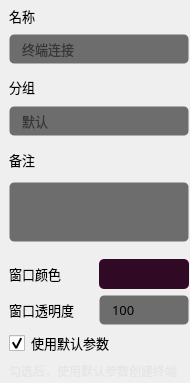
          <widget class="QWidget" name="widget_body_left" native="true">
           <property name="minimumSize">
            <size>
             <width>190</width>
             <height>0</height>
            </size>
           </property>
           <property name="maximumSize">
            <size>
             <width>190</width>
             <height>16777215</height>
            </size>
           </property>
           <layout class="QVBoxLayout" name="verticalLayout_3">
            <property name="spacing">
             <number>0</number>
            </property>
            <property name="leftMargin">
             <number>9</number>
            </property>
            <property name="topMargin">
             <number>3</number>
            </property>
            <property name="rightMargin">
             <number>1</number>
            </property>
            <property name="bottomMargin">
             <number>0</number>
            </property>
            <item>
             <widget class="QWidget" name="widget_name" native="true">
              <property name="minimumSize">
               <size>
                <width>180</width>
                <height>70</height>
               </size>
              </property>
              <property name="maximumSize">
               <size>
                <width>180</width>
                <height>70</height>
               </size>
              </property>
              <property name="styleSheet">
               <string notr="true"/>
              </property>
              <layout class="QVBoxLayout" name="verticalLayout">
               <property name="spacing">
                <number>5</number>
               </property>
               <property name="leftMargin">
                <number>0</number>
               </property>
               <property name="topMargin">
                <number>0</number>
               </property>
               <property name="rightMargin">
                <number>0</number>
               </property>
               <property name="bottomMargin">
                <number>4</number>
               </property>
               <item>
                <widget class="QLabel" name="widget_name_label_name">
                 <property name="minimumSize">
                  <size>
                   <width>0</width>
                   <height>20</height>
                  </size>
                 </property>
                 <property name="maximumSize">
                  <size>
                   <width>16777215</width>
                   <height>20</height>
                  </size>
                 </property>
                 <property name="font">
                  <font>
                   <family>OPPOSans B</family>
                   <pointsize>10</pointsize>
                  </font>
                 </property>
                 <property name="text">
                  <string>名称</string>
                 </property>
                </widget>
               </item>
               <item>
                <widget class="QLineEdit" name="widget_name_lineEdit_name_data">
                 <property name="minimumSize">
                  <size>
                   <width>0</width>
                   <height>30</height>
                  </size>
                 </property>
                 <property name="maximumSize">
                  <size>
                   <width>16777215</width>
                   <height>30</height>
                  </size>
                 </property>
                 <property name="font">
                  <font>
                   <family>OPPOSans B</family>
                   <pointsize>10</pointsize>
                  </font>
                 </property>
                 <property name="styleSheet">
                  <string notr="true">background-color: rgb(25, 25, 25, 155);
border: 1px solid rgba(255, 255, 255, 0);
border-radius: 5px;
padding-left:10px;
padding-right:10px;</string>
                 </property>
                 <property name="text">
                  <string/>
                 </property>
                 <property name="cursorPosition">
                  <number>0</number>
                 </property>
                 <property name="placeholderText">
                  <string>终端连接</string>
                 </property>
                </widget>
               </item>
              </layout>
             </widget>
            </item>
            <item>
             <widget class="QWidget" name="widget_group" native="true">
              <property name="minimumSize">
               <size>
                <width>180</width>
                <height>70</height>
               </size>
              </property>
              <property name="maximumSize">
               <size>
                <width>180</width>
                <height>70</height>
               </size>
              </property>
              <property name="styleSheet">
               <string notr="true"/>
              </property>
              <layout class="QVBoxLayout" name="verticalLayout_2">
               <property name="spacing">
                <number>5</number>
               </property>
               <property name="leftMargin">
                <number>0</number>
               </property>
               <property name="topMargin">
                <number>0</number>
               </property>
               <property name="rightMargin">
                <number>0</number>
               </property>
               <property name="bottomMargin">
                <number>1</number>
               </property>
               <item>
                <widget class="QLabel" name="widget_group_label_group">
                 <property name="minimumSize">
                  <size>
                   <width>0</width>
                   <height>20</height>
                  </size>
                 </property>
                 <property name="maximumSize">
                  <size>
                   <width>16777215</width>
                   <height>20</height>
                  </size>
                 </property>
                 <property name="font">
                  <font>
                   <family>OPPOSans B</family>
                   <pointsize>10</pointsize>
                  </font>
                 </property>
                 <property name="text">
                  <string>分组</string>
                 </property>
                </widget>
               </item>
               <item>
                <widget class="QLineEdit" name="widget_group_lineEdit_group_data">
                 <property name="minimumSize">
                  <size>
                   <width>0</width>
                   <height>30</height>
                  </size>
                 </property>
                 <property name="maximumSize">
                  <size>
                   <width>16777215</width>
                   <height>30</height>
                  </size>
                 </property>
                 <property name="font">
                  <font>
                   <family>OPPOSans B</family>
                   <pointsize>10</pointsize>
                  </font>
                 </property>
                 <property name="styleSheet">
                  <string notr="true">background-color: rgb(25, 25, 25, 155);
border: 1px solid rgba(255, 255, 255, 0);
border-radius: 5px;
padding-left:10px;
padding-right:10px;</string>
                 </property>
                 <property name="text">
                  <string/>
                 </property>
                 <property name="placeholderText">
                  <string>默认</string>
                 </property>
                </widget>
               </item>
              </layout>
             </widget>
            </item>
            <item>
             <widget class="QWidget" name="widget_remark" native="true">
              <property name="minimumSize">
               <size>
                <width>180</width>
                <height>110</height>
               </size>
              </property>
              <property name="maximumSize">
               <size>
                <width>180</width>
                <height>110</height>
               </size>
              </property>
              <property name="styleSheet">
               <string notr="true"/>
              </property>
              <layout class="QVBoxLayout" name="verticalLayout_5">
               <property name="spacing">
                <number>5</number>
               </property>
               <property name="leftMargin">
                <number>0</number>
               </property>
               <property name="topMargin">
                <number>0</number>
               </property>
               <property name="rightMargin">
                <number>0</number>
               </property>
               <property name="bottomMargin">
                <number>4</number>
               </property>
               <item>
                <widget class="QLabel" name="widget_remark_label_remark">
                 <property name="minimumSize">
                  <size>
                   <width>0</width>
                   <height>20</height>
                  </size>
                 </property>
                 <property name="maximumSize">
                  <size>
                   <width>16777215</width>
                   <height>20</height>
                  </size>
                 </property>
                 <property name="font">
                  <font>
                   <family>OPPOSans B</family>
                   <pointsize>10</pointsize>
                  </font>
                 </property>
                 <property name="text">
                  <string>备注</string>
                 </property>
                </widget>
               </item>
               <item>
                <widget class="QLineEdit" name="widget_remark_lineEdit_remark_data">
                 <property name="minimumSize">
                  <size>
                   <width>0</width>
                   <height>60</height>
                  </size>
                 </property>
                 <property name="maximumSize">
                  <size>
                   <width>16777215</width>
                   <height>60</height>
                  </size>
                 </property>
                 <property name="font">
                  <font>
                   <family>OPPOSans B</family>
                   <pointsize>10</pointsize>
                  </font>
                 </property>
                 <property name="styleSheet">
                  <string notr="true">background-color: rgb(25, 25, 25, 155);
border: 1px solid rgba(255, 255, 255, 0);
border-radius: 5px;
padding:10px;</string>
                 </property>
                 <property name="text">
                  <string/>
                 </property>
                 <property name="alignment">
                  <set>Qt::AlignLeading|Qt::AlignLeft|Qt::AlignTop</set>
                 </property>
                 <property name="placeholderText">
                  <string/>
                 </property>
                </widget>
               </item>
              </layout>
             </widget>
            </item>
            <item>
             <widget class="QWidget" name="widget" native="true">
              <property name="minimumSize">
               <size>
                <width>0</width>
                <height>80</height>
               </size>
              </property>
              <property name="maximumSize">
               <size>
                <width>16777215</width>
                <height>80</height>
               </size>
              </property>
              <layout class="QVBoxLayout" name="verticalLayout_7">
               <property name="spacing">
                <number>0</number>
               </property>
               <property name="leftMargin">
                <number>0</number>
               </property>
               <property name="topMargin">
                <number>0</number>
               </property>
               <property name="rightMargin">
                <number>0</number>
               </property>
               <property name="bottomMargin">
                <number>0</number>
               </property>
               <item>
                <widget class="QWidget" name="widget_color" native="true">
                 <property name="minimumSize">
                  <size>
                   <width>200</width>
                   <height>30</height>
                  </size>
                 </property>
                 <property name="maximumSize">
                  <size>
                   <width>200</width>
                   <height>30</height>
                  </size>
                 </property>
                 <layout class="QHBoxLayout" name="horizontalLayout_7">
                  <property name="spacing">
                   <number>5</number>
                  </property>
                  <property name="leftMargin">
                   <number>0</number>
                  </property>
                  <property name="topMargin">
                   <number>0</number>
                  </property>
                  <property name="rightMargin">
                   <number>0</number>
                  </property>
                  <property name="bottomMargin">
                   <number>0</number>
                  </property>
                  <item>
                   <widget class="QLabel" name="widget_color_label_color">
                    <property name="minimumSize">
                     <size>
                      <width>85</width>
                      <height>0</height>
                     </size>
                    </property>
                    <property name="maximumSize">
                     <size>
                      <width>85</width>
                      <height>16777215</height>
                     </size>
                    </property>
                    <property name="font">
                     <font>
                      <family>OPPOSans B</family>
                      <pointsize>10</pointsize>
                     </font>
                    </property>
                    <property name="text">
                     <string>窗口颜色</string>
                    </property>
                   </widget>
                  </item>
                  <item>
                   <widget class="QToolButton" name="toolButton_color">
                    <property name="minimumSize">
                     <size>
                      <width>90</width>
                      <height>30</height>
                     </size>
                    </property>
                    <property name="maximumSize">
                     <size>
                      <width>90</width>
                      <height>30</height>
                     </size>
                    </property>
                    <property name="styleSheet">
                     <string notr="true">QToolButton {
	color: rgb(255, 255, 255);
	
	background-color: rgb(48, 10, 36);
	border-radius: 5px;
}

QToolButton::menu-indicator { 
	image: None;
}</string>
                    </property>
                    <property name="text">
                     <string/>
                    </property>
                   </widget>
                  </item>
                  <item>
                   <spacer name="widget_color_horizontalSpacer_color">
                    <property name="orientation">
                     <enum>Qt::Horizontal</enum>
                    </property>
                    <property name="sizeHint" stdset="0">
                     <size>
                      <width>40</width>
                      <height>20</height>
                     </size>
                    </property>
                   </spacer>
                  </item>
                 </layout>
                </widget>
               </item>
               <item>
                <widget class="QWidget" name="widget_transparent" native="true">
                 <property name="minimumSize">
                  <size>
                   <width>200</width>
                   <height>30</height>
                  </size>
                 </property>
                 <property name="maximumSize">
                  <size>
                   <width>200</width>
                   <height>30</height>
                  </size>
                 </property>
                 <layout class="QHBoxLayout" name="horizontalLayout_5">
                  <property name="spacing">
                   <number>5</number>
                  </property>
                  <property name="leftMargin">
                   <number>0</number>
                  </property>
                  <property name="topMargin">
                   <number>0</number>
                  </property>
                  <property name="rightMargin">
                   <number>0</number>
                  </property>
                  <property name="bottomMargin">
                   <number>0</number>
                  </property>
                  <item>
                   <widget class="QLabel" name="widget_transparent_label_color">
                    <property name="minimumSize">
                     <size>
                      <width>85</width>
                      <height>0</height>
                     </size>
                    </property>
                    <property name="maximumSize">
                     <size>
                      <width>85</width>
                      <height>16777215</height>
                     </size>
                    </property>
                    <property name="font">
                     <font>
                      <family>OPPOSans B</family>
                      <pointsize>10</pointsize>
                     </font>
                    </property>
                    <property name="text">
                     <string>窗口透明度</string>
                    </property>
                   </widget>
                  </item>
                  <item>
                   <widget class="QLineEdit" name="lineEdit_transparent">
                    <property name="minimumSize">
                     <size>
                      <width>90</width>
                      <height>30</height>
                     </size>
                    </property>
                    <property name="maximumSize">
                     <size>
                      <width>90</width>
                      <height>30</height>
                     </size>
                    </property>
                    <property name="font">
                     <font>
                      <family>OPPOSans</family>
                      <pointsize>10</pointsize>
                     </font>
                    </property>
                    <property name="styleSheet">
                     <string notr="true">background-color: rgb(25, 25, 25, 155);
border: 1px solid rgba(255, 255, 255, 0);
border-radius: 5px;
padding-left:10px;
padding-right:10px;</string>
                    </property>
                    <property name="text">
                     <string>100</string>
                    </property>
                   </widget>
                  </item>
                  <item>
                   <spacer name="widget_transparent_horizontalSpacer_color">
                    <property name="orientation">
                     <enum>Qt::Horizontal</enum>
                    </property>
                    <property name="sizeHint" stdset="0">
                     <size>
                      <width>40</width>
                      <height>20</height>
                     </size>
                    </property>
                   </spacer>
                  </item>
                 </layout>
                </widget>
               </item>
              </layout>
             </widget>
            </item>
            <item>
             <widget class="QWidget" name="widget_dynamic_title" native="true">
              <property name="minimumSize">
               <size>
                <width>180</width>
                <height>50</height>
               </size>
              </property>
              <property name="maximumSize">
               <size>
                <width>180</width>
                <height>50</height>
               </size>
              </property>
              <layout class="QVBoxLayout" name="verticalLayout_6">
               <property name="spacing">
                <number>5</number>
               </property>
               <property name="leftMargin">
                <number>0</number>
               </property>
               <property name="topMargin">
                <number>0</number>
               </property>
               <property name="rightMargin">
                <number>0</number>
               </property>
               <property name="bottomMargin">
                <number>6</number>
               </property>
               <item>
                <widget class="QCheckBox" name="widget_dynamic_title_checkBox">
                 <property name="font">
                  <font>
                   <family>OPPOSans B</family>
                   <pointsize>10</pointsize>
                   <stylestrategy>PreferAntialias</stylestrategy>
                  </font>
                 </property>
                 <property name="contextMenuPolicy">
                  <enum>Qt::DefaultContextMenu</enum>
                 </property>
                 <property name="styleSheet">
                  <string notr="true">QCheckBox::indicator{
                width:16px;
                height:16px;
           }
            QCheckBox::indicator::unchecked{
                image:url(:/lib/gouxuan2.png);
            }
            QCheckBox::indicator::checked{
                image:url(:/lib/gouxuan.png);
            }
</string>
                 </property>
                 <property name="text">
                  <string>使用默认参数</string>
                 </property>
                 <property name="checked">
                  <bool>true</bool>
                 </property>
                 <property name="tristate">
                  <bool>false</bool>
                 </property>
                </widget>
               </item>
               <item>
                <widget class="QLabel" name="widget_dynamic_title_label">
                 <property name="minimumSize">
                  <size>
                   <width>100</width>
                   <height>25</height>
                  </size>
                 </property>
                 <property name="maximumSize">
                  <size>
                   <width>180</width>
                   <height>16777215</height>
                  </size>
                 </property>
                 <property name="font">
                  <font>
                   <family>OPPOSans B</family>
                   <pointsize>9</pointsize>
                  </font>
                 </property>
                 <property name="styleSheet">
                  <string notr="true">color: rgba(223, 223, 223, 150);</string>
                 </property>
                 <property name="text">
                  <string>勾选后，使用默认参数创建终端</string>
                 </property>
                </widget>
               </item>
              </layout>
             </widget>
            </item>
           </layout>
          </widget>
